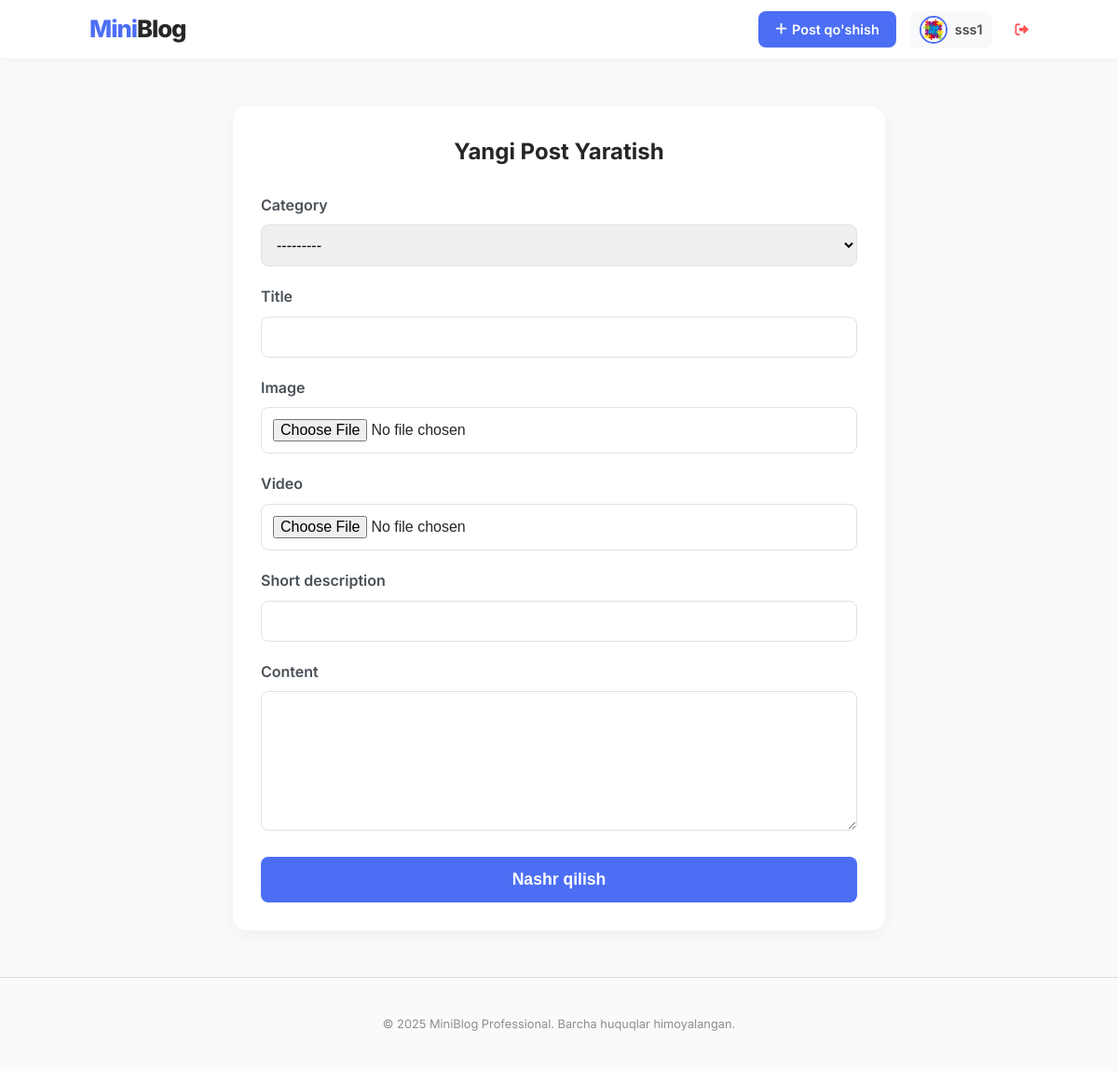
Screenshot of /create/ (signed in) with the database file from the repository.
### main/models.py (models this page shows, shortened)
class User(AbstractUser):
    bio = models.TextField(blank=True)
    avatar = models.ImageField(upload_to="avatars/", default="default.png")

### main/views.py (the view)
# urls.py: path("create/", views.post_create, name="post_create"),
@login_required
def post_create(request):
    if request.method == "POST":
        form = PostForm(request.POST, request.FILES)  # FILES rasm va video uchun shart
        if form.is_valid():
            post = form.save(commit=False)
            post.author = request.user
            post.save()
            return redirect("home")
    else:
        form = PostForm()
    return render(request, "post_form.html", {"form": form})

### main/form.py
class PostForm(forms.ModelForm):
    class Meta:
        model = Post
        fields = ["category", "title", "image", "video", "short_description", "content"]

### main/models.py (called while the page is built)
    def __str__(self):
        return self.name

### templates/post_form.html (shortened to what this page needs)
{% extends 'base.html' %}
{% block content %}
<div style="max-width: 700px; margin: 50px auto; background: white; padding: 30px; border-radius: 15px; box-shadow: 0 5px 20px rgba(0,0,0,0.05);">
    <h2 style="margin-bottom: 25px; text-align: center; color: #262626;">Yangi Post Yaratish</h2>
    <form method="POST" enctype="multipart/form-data">
        {% for field in form %}
        <div style="margin-bottom: 20px;">
            <label style="display: block; font-weight: 600; margin-bottom: 8px; color: #495057;">{{ field.label }}</label>
            {{ field }}
        </div>
        {% endfor %}
        <button type="submit" class="btn-save">Nashr qilish</button>
    </form>
</div>
{% endblock %}

### templates/base.html (shortened to what this page needs)
<!DOCTYPE html>
<html lang="uz">
<head>
    <link rel="stylesheet" href="https://cdnjs.cloudflare.com/ajax/libs/font-awesome/6.0.0/css/all.min.css">
</head>
<body>
    <nav>
        <a href="{% url 'home' %}" class="logo">
            Mini<span style="color: #262626;">Blog</span>
        </a>
        <div class="nav-links">
            {% if user.is_authenticated %}
                <a href="{% url 'post_create' %}" class="btn-post">
                    <i class="fa-solid fa-plus"></i> Post qo'shish
                </a>
                <a href="{% url 'user_profile' user.username %}" class="user-link">
                    {% if user.avatar %}
                        <img src="{{ user.avatar.url }}" style="width: 30px; height: 30px; border-radius: 50%; object-fit: cover; border: 2px solid var(--accent);">
                    {% else %}
                        <i class="fa-solid fa-circle-user" style="font-size: 24px; color: #adb5bd;"></i>
                    {% endif %}
                    {{ user.username }}
                </a>
                <a href="{% url 'logout' %}" style="text-decoration: none; color: #fa5252; font-weight: 600; font-size: 0.9rem; margin-left: 10px;">
                    <i class="fa-solid fa-right-from-bracket"></i>
                </a>
            {% else %}
                <a href="{% url 'login' %}" style="text-decoration: none; color: #4a4a4a; font-weight: 600; font-size: 0.9rem;">Kirish</a>
                <a href="{% url 'register' %}" class="btn-post" style="background: #262626;">Ro'yxatdan o'tish</a>
            {% endif %}
        </div>
    </nav>
    <div class="main-container">
        {% block content %}
        {% endblock %}
    </div>
    <footer>
        &copy; 2025 MiniBlog Professional. Barcha huquqlar himoyalangan.
    </footer>
</body>
</html>

### templates/base.html (style rules this page uses)
:root { --bg: #fafafa; --white: #ffffff; --text: #262626; --accent: #4c6ef5; --border: #dbdbdb; --gray: #8e8e8e; }
* { margin: 0; padding: 0; box-sizing: border-box; }
body { font-family: 'Inter', sans-serif; background-color: var(--bg); color: var(--text); line-height: 1.6; }
nav { background: var(--white); border-bottom: 1px solid #f0f0f0; padding: 0.7rem 8%; display: flex; justify-content: space-between; align-items: center; position: sticky; top: 0; z-index: 1000; box-shadow: 0 2px 10px rgba(0,0,0,0.03); }
.logo { font-size: 1.6rem; font-weight: 800; color: var(--accent); text-decoration: none; letter-spacing: -1px; }
.nav-links { display: flex; align-items: center; gap: 15px; }
.btn-post { text-decoration: none; background: var(--accent); color: white !important; padding: 8px 18px; border-radius: 8px; font-weight: 600; font-size: 0.9rem; display: flex; align-items: center; gap: 5px; transition: 0.3s; }
.user-link { text-decoration: none; color: #4a4a4a; display: flex; align-items: center; gap: 8px; font-weight: 600; font-size: 0.9rem; padding: 5px 10px; border-radius: 8px; background: #f8f9fa; }
.main-container { max-width: 1100px; margin: 30px auto; padding: 0 20px; }
footer { text-align: center; padding: 40px; color: var(--gray); font-size: 0.8rem; border-top: 1px solid var(--border); margin-top: 50px; }

### templates/post_form.html (style rules this page uses)
input[type="text"], textarea, select, input[type="file"] { width: 100%; padding: 12px; border: 1px solid #dee2e6; border-radius: 8px; font-size: 1rem; box-sizing: border-box; }
textarea { height: 150px; resize: vertical; }
.btn-save { background: #4c6ef5; color: white; border: none; padding: 14px; width: 100%; border-radius: 8px; font-size: 1.1rem; font-weight: 600; cursor: pointer; transition: 0.3s; }

### rows the page displays
User: avatar (picture), username "sss1"

### other values shown
{{ field.label }} "Category" "Title" "Image" "Video" "Short description" "Content"
